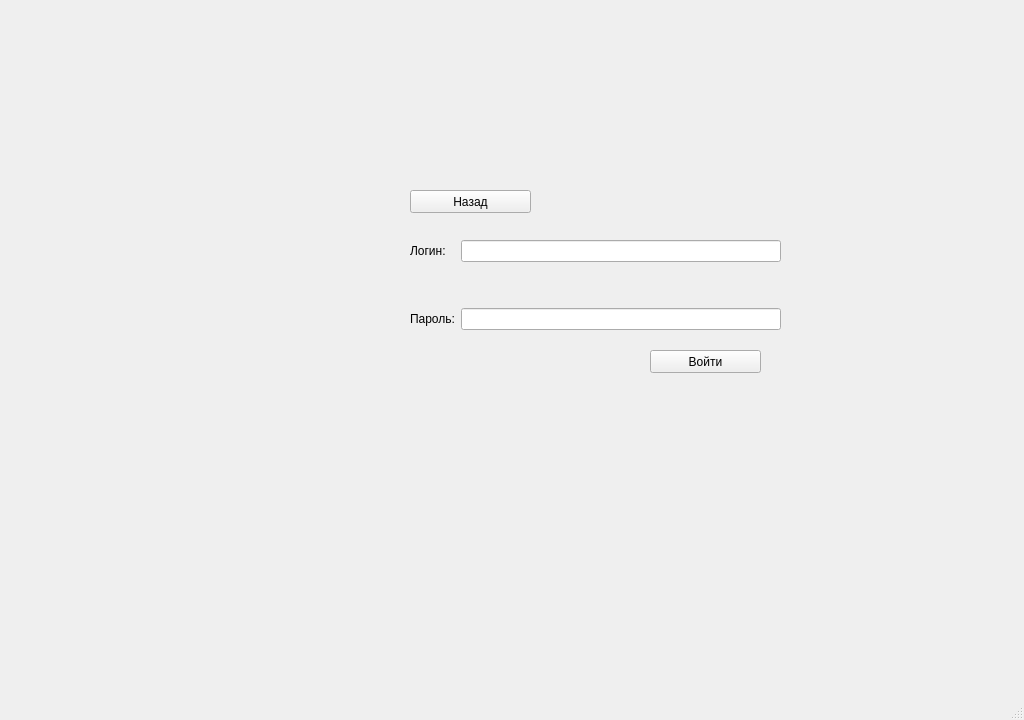
<?xml version="1.0" encoding="UTF-8"?>
<ui version="4.0">
 <class>MainWindow</class>
 <widget class="QMainWindow" name="MainWindow">
  <property name="geometry">
   <rect>
    <x>0</x>
    <y>0</y>
    <width>1024</width>
    <height>720</height>
   </rect>
  </property>
  <property name="windowTitle">
   <string>MainWindow</string>
  </property>
  <widget class="QWidget" name="centralwidget">
   <widget class="QWidget" name="formLayoutWidget">
    <property name="geometry">
     <rect>
      <x>410</x>
      <y>240</y>
      <width>371</width>
      <height>117</height>
     </rect>
    </property>
    <layout class="QFormLayout" name="formLayout">
     <item row="0" column="0">
      <widget class="QLabel" name="label_login">
       <property name="text">
        <string>Логин:</string>
       </property>
      </widget>
     </item>
     <item row="0" column="1">
      <widget class="QLineEdit" name="username">
       <property name="maxLength">
        <number>27</number>
       </property>
      </widget>
     </item>
     <item row="1" column="1">
      <widget class="QLabel" name="login_error">
       <property name="text">
        <string/>
       </property>
      </widget>
     </item>
     <item row="2" column="1">
      <widget class="QLabel" name="label_3">
       <property name="text">
        <string/>
       </property>
      </widget>
     </item>
     <item row="3" column="1">
      <widget class="QLineEdit" name="password">
       <property name="maxLength">
        <number>27</number>
       </property>
       <property name="echoMode">
        <enum>QLineEdit::Password</enum>
       </property>
      </widget>
     </item>
     <item row="3" column="0">
      <widget class="QLabel" name="label_password">
       <property name="text">
        <string>Пароль:</string>
       </property>
      </widget>
     </item>
     <item row="4" column="1">
      <widget class="QLabel" name="password_error">
       <property name="text">
        <string/>
       </property>
      </widget>
     </item>
    </layout>
   </widget>
   <widget class="QPushButton" name="login_button">
    <property name="geometry">
     <rect>
      <x>650</x>
      <y>350</y>
      <width>111</width>
      <height>23</height>
     </rect>
    </property>
    <property name="text">
     <string>Войти</string>
    </property>
   </widget>
   <widget class="QPushButton" name="come_back">
    <property name="geometry">
     <rect>
      <x>410</x>
      <y>190</y>
      <width>121</width>
      <height>23</height>
     </rect>
    </property>
    <property name="text">
     <string>Назад</string>
    </property>
   </widget>
  </widget>
  <widget class="QMenuBar" name="menubar">
   <property name="geometry">
    <rect>
     <x>0</x>
     <y>0</y>
     <width>1024</width>
     <height>21</height>
    </rect>
   </property>
  </widget>
  <widget class="QStatusBar" name="statusbar"/>
 </widget>
 <resources/>
 <connections/>
</ui>
